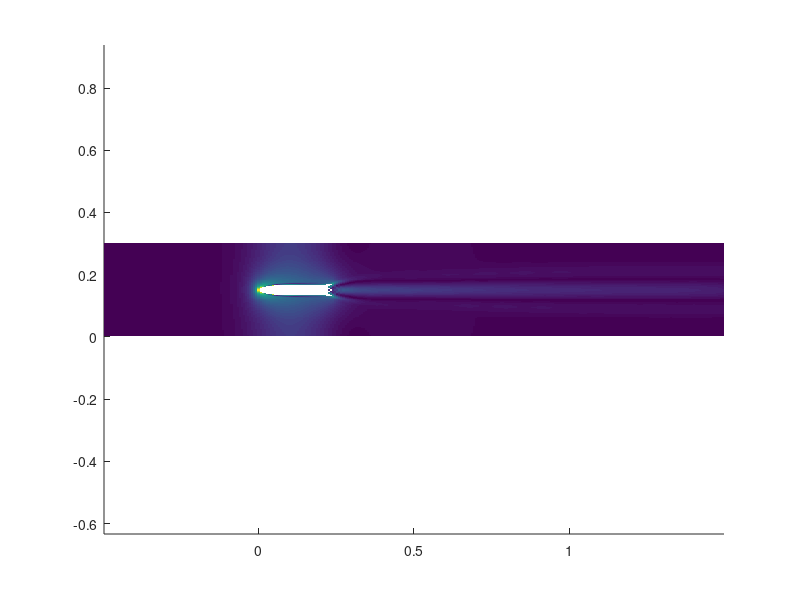

Here is the MATLAB script that generated this plot: (Note: this script raises an error after producing the figure.)
% plot Fig5a

clear
close all
clc

FTsz = 20;
LNwd = 2;

load('Data_Fig5a.mat', 'x', 'y', 'u_fish_mean', 'v_fish_mean'); 
%% fish parameters
D_tunnel = 0.0457; % m; tunnel diameter
L_tunnel = 0.15; % m; tunnel length

L_domain = 2*L_tunnel; % length of fluid domain
D_domain = D_tunnel;

U_swim = 0.156379646024586; % m/s; fish swimming speed

u_fish_mag = sqrt(u_fish_mean.^2 + v_fish_mean.^2);

%% plot velocity with tunnel flow

figure(20);
clf;
hold on;
pcolor(x/L_tunnel, (y+D_domain/2)/L_tunnel, u_fish_mag/U_swim);
shading flat
axis equal tight

h1=streamslice(x/L_tunnel, (y+D_domain/2)/L_tunnel, u_fish_mean/U_swim, v_fish_mean/U_swim, 1.5, 'arrows');
clr_str = [1,1,1];
set( h1, 'Color', clr_str )
set(h1, 'linewidth', 1)

plot([-L_tunnel/2, 1.5*L_tunnel]/L_tunnel, [0, 0]/L_tunnel, 'k-', 'linewidth', LNwd );
plot([-L_tunnel/2, 1.5*L_tunnel]/L_tunnel, [D_domain, D_domain]/L_tunnel, 'k-', 'linewidth', LNwd );

xlabel('$x/L_t$','Interpreter','latex')
ylabel('$y/L_t$','Interpreter','latex')

caxis([0, 0.5]); % limits for vel magnitude
axis([-0.5, 1.5, 0, 0.31]);

colormap jet
